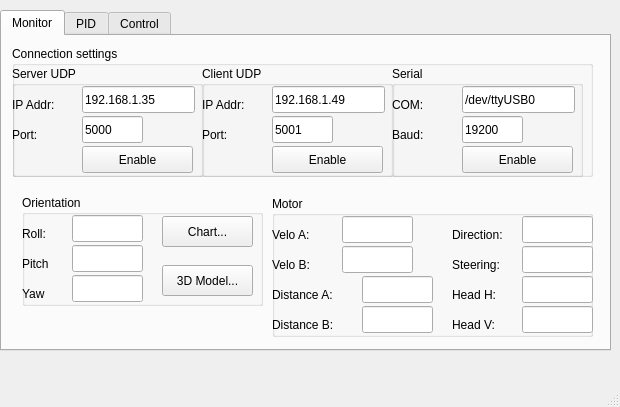
<?xml version="1.0" encoding="UTF-8"?>
<ui version="4.0">
 <class>MainWindow</class>
 <widget class="QMainWindow" name="MainWindow">
  <property name="geometry">
   <rect>
    <x>0</x>
    <y>0</y>
    <width>620</width>
    <height>407</height>
   </rect>
  </property>
  <property name="windowTitle">
   <string>Wifi Monitor</string>
  </property>
  <widget class="QWidget" name="centralwidget">
   <widget class="QTabWidget" name="tabWidget">
    <property name="enabled">
     <bool>true</bool>
    </property>
    <property name="geometry">
     <rect>
      <x>0</x>
      <y>10</y>
      <width>611</width>
      <height>341</height>
     </rect>
    </property>
    <property name="contextMenuPolicy">
     <enum>Qt::DefaultContextMenu</enum>
    </property>
    <property name="autoFillBackground">
     <bool>false</bool>
    </property>
    <property name="currentIndex">
     <number>0</number>
    </property>
    <widget class="QWidget" name="tab">
     <attribute name="title">
      <string>Monitor</string>
     </attribute>
     <widget class="QGroupBox" name="groupBox">
      <property name="geometry">
       <rect>
        <x>10</x>
        <y>10</y>
        <width>581</width>
        <height>131</height>
       </rect>
      </property>
      <property name="title">
       <string>Connection settings</string>
      </property>
      <widget class="QGroupBox" name="groupBox_2">
       <property name="geometry">
        <rect>
         <x>0</x>
         <y>20</y>
         <width>191</width>
         <height>111</height>
        </rect>
       </property>
       <property name="title">
        <string>Server UDP</string>
       </property>
       <widget class="QLabel" name="label">
        <property name="geometry">
         <rect>
          <x>0</x>
          <y>30</y>
          <width>67</width>
          <height>17</height>
         </rect>
        </property>
        <property name="text">
         <string>IP Addr:</string>
        </property>
       </widget>
       <widget class="QLabel" name="label_2">
        <property name="geometry">
         <rect>
          <x>0</x>
          <y>60</y>
          <width>67</width>
          <height>17</height>
         </rect>
        </property>
        <property name="text">
         <string>Port:</string>
        </property>
       </widget>
       <widget class="QLineEdit" name="lineEdit_IP_server">
        <property name="geometry">
         <rect>
          <x>70</x>
          <y>20</y>
          <width>113</width>
          <height>27</height>
         </rect>
        </property>
        <property name="text">
         <string>192.168.1.35</string>
        </property>
       </widget>
       <widget class="QLineEdit" name="lineEdit_port_server">
        <property name="geometry">
         <rect>
          <x>70</x>
          <y>50</y>
          <width>61</width>
          <height>27</height>
         </rect>
        </property>
        <property name="text">
         <string>5000</string>
        </property>
       </widget>
       <widget class="QPushButton" name="pushButton_en_server">
        <property name="geometry">
         <rect>
          <x>70</x>
          <y>80</y>
          <width>111</width>
          <height>27</height>
         </rect>
        </property>
        <property name="text">
         <string>Enable</string>
        </property>
       </widget>
      </widget>
      <widget class="QGroupBox" name="groupBox_3">
       <property name="geometry">
        <rect>
         <x>190</x>
         <y>20</y>
         <width>191</width>
         <height>111</height>
        </rect>
       </property>
       <property name="title">
        <string>Client UDP</string>
       </property>
       <widget class="QLabel" name="label_3">
        <property name="geometry">
         <rect>
          <x>0</x>
          <y>30</y>
          <width>67</width>
          <height>17</height>
         </rect>
        </property>
        <property name="text">
         <string>IP Addr:</string>
        </property>
       </widget>
       <widget class="QLabel" name="label_4">
        <property name="geometry">
         <rect>
          <x>0</x>
          <y>60</y>
          <width>67</width>
          <height>17</height>
         </rect>
        </property>
        <property name="text">
         <string>Port:</string>
        </property>
       </widget>
       <widget class="QLineEdit" name="lineEdit_ip_client">
        <property name="geometry">
         <rect>
          <x>70</x>
          <y>20</y>
          <width>113</width>
          <height>27</height>
         </rect>
        </property>
        <property name="text">
         <string>192.168.1.49</string>
        </property>
       </widget>
       <widget class="QLineEdit" name="lineEdit_port_client">
        <property name="geometry">
         <rect>
          <x>70</x>
          <y>50</y>
          <width>61</width>
          <height>27</height>
         </rect>
        </property>
        <property name="text">
         <string>5001</string>
        </property>
       </widget>
       <widget class="QPushButton" name="pushButton_en_client">
        <property name="geometry">
         <rect>
          <x>70</x>
          <y>80</y>
          <width>111</width>
          <height>27</height>
         </rect>
        </property>
        <property name="text">
         <string>Enable</string>
        </property>
       </widget>
      </widget>
      <widget class="QGroupBox" name="groupBox_12">
       <property name="geometry">
        <rect>
         <x>380</x>
         <y>20</y>
         <width>191</width>
         <height>111</height>
        </rect>
       </property>
       <property name="title">
        <string>Serial</string>
       </property>
       <widget class="QLabel" name="label_23">
        <property name="geometry">
         <rect>
          <x>0</x>
          <y>30</y>
          <width>67</width>
          <height>17</height>
         </rect>
        </property>
        <property name="text">
         <string>COM:</string>
        </property>
       </widget>
       <widget class="QLabel" name="label_24">
        <property name="geometry">
         <rect>
          <x>0</x>
          <y>60</y>
          <width>67</width>
          <height>17</height>
         </rect>
        </property>
        <property name="text">
         <string>Baud:</string>
        </property>
       </widget>
       <widget class="QLineEdit" name="lineEdit_serial_com">
        <property name="geometry">
         <rect>
          <x>70</x>
          <y>20</y>
          <width>113</width>
          <height>27</height>
         </rect>
        </property>
        <property name="text">
         <string>/dev/ttyUSB0</string>
        </property>
       </widget>
       <widget class="QLineEdit" name="lineEdit_serial_baud">
        <property name="geometry">
         <rect>
          <x>70</x>
          <y>50</y>
          <width>61</width>
          <height>27</height>
         </rect>
        </property>
        <property name="text">
         <string>19200</string>
        </property>
       </widget>
       <widget class="QPushButton" name="pushButton_en_serial">
        <property name="geometry">
         <rect>
          <x>70</x>
          <y>80</y>
          <width>111</width>
          <height>27</height>
         </rect>
        </property>
        <property name="text">
         <string>Enable</string>
        </property>
       </widget>
      </widget>
     </widget>
     <widget class="QGroupBox" name="groupBox_4">
      <property name="geometry">
       <rect>
        <x>20</x>
        <y>159</y>
        <width>241</width>
        <height>111</height>
       </rect>
      </property>
      <property name="title">
       <string>Orientation</string>
      </property>
      <widget class="QLabel" name="label_5">
       <property name="geometry">
        <rect>
         <x>0</x>
         <y>30</y>
         <width>67</width>
         <height>17</height>
        </rect>
       </property>
       <property name="text">
        <string>Roll:</string>
       </property>
      </widget>
      <widget class="QLineEdit" name="lineEdit_roll">
       <property name="geometry">
        <rect>
         <x>50</x>
         <y>20</y>
         <width>71</width>
         <height>27</height>
        </rect>
       </property>
      </widget>
      <widget class="QLineEdit" name="lineEdit_pitch">
       <property name="geometry">
        <rect>
         <x>50</x>
         <y>50</y>
         <width>71</width>
         <height>27</height>
        </rect>
       </property>
      </widget>
      <widget class="QLabel" name="label_6">
       <property name="geometry">
        <rect>
         <x>0</x>
         <y>60</y>
         <width>67</width>
         <height>17</height>
        </rect>
       </property>
       <property name="text">
        <string>Pitch</string>
       </property>
      </widget>
      <widget class="QLineEdit" name="lineEdit_yaw">
       <property name="geometry">
        <rect>
         <x>50</x>
         <y>80</y>
         <width>71</width>
         <height>27</height>
        </rect>
       </property>
      </widget>
      <widget class="QLabel" name="label_7">
       <property name="geometry">
        <rect>
         <x>0</x>
         <y>90</y>
         <width>67</width>
         <height>17</height>
        </rect>
       </property>
       <property name="text">
        <string>Yaw</string>
       </property>
      </widget>
      <widget class="QPushButton" name="pushButton_3d_model">
       <property name="geometry">
        <rect>
         <x>140</x>
         <y>70</y>
         <width>91</width>
         <height>31</height>
        </rect>
       </property>
       <property name="text">
        <string>3D Model...</string>
       </property>
      </widget>
     </widget>
     <widget class="QPushButton" name="pushButton_chart_orientation">
      <property name="geometry">
       <rect>
        <x>160</x>
        <y>180</y>
        <width>91</width>
        <height>31</height>
       </rect>
      </property>
      <property name="text">
       <string>Chart...</string>
      </property>
     </widget>
     <widget class="QGroupBox" name="groupBox_5">
      <property name="geometry">
       <rect>
        <x>270</x>
        <y>160</y>
        <width>321</width>
        <height>141</height>
       </rect>
      </property>
      <property name="title">
       <string>Motor</string>
      </property>
      <widget class="QLabel" name="label_8">
       <property name="geometry">
        <rect>
         <x>0</x>
         <y>30</y>
         <width>67</width>
         <height>17</height>
        </rect>
       </property>
       <property name="text">
        <string>Velo A:</string>
       </property>
      </widget>
      <widget class="QLineEdit" name="lineEdit_velocA">
       <property name="geometry">
        <rect>
         <x>70</x>
         <y>20</y>
         <width>71</width>
         <height>27</height>
        </rect>
       </property>
      </widget>
      <widget class="QLineEdit" name="lineEdit_velocB">
       <property name="geometry">
        <rect>
         <x>70</x>
         <y>50</y>
         <width>71</width>
         <height>27</height>
        </rect>
       </property>
      </widget>
      <widget class="QLabel" name="label_9">
       <property name="geometry">
        <rect>
         <x>0</x>
         <y>60</y>
         <width>67</width>
         <height>17</height>
        </rect>
       </property>
       <property name="text">
        <string>Velo B:</string>
       </property>
      </widget>
      <widget class="QLineEdit" name="lineEdit_direction">
       <property name="geometry">
        <rect>
         <x>250</x>
         <y>20</y>
         <width>71</width>
         <height>27</height>
        </rect>
       </property>
      </widget>
      <widget class="QLabel" name="label_10">
       <property name="geometry">
        <rect>
         <x>180</x>
         <y>30</y>
         <width>67</width>
         <height>17</height>
        </rect>
       </property>
       <property name="text">
        <string>Direction:</string>
       </property>
      </widget>
      <widget class="QLabel" name="label_25">
       <property name="geometry">
        <rect>
         <x>180</x>
         <y>60</y>
         <width>67</width>
         <height>17</height>
        </rect>
       </property>
       <property name="text">
        <string>Steering:</string>
       </property>
      </widget>
      <widget class="QLineEdit" name="lineEdit_steering">
       <property name="geometry">
        <rect>
         <x>250</x>
         <y>50</y>
         <width>71</width>
         <height>27</height>
        </rect>
       </property>
      </widget>
      <widget class="QLabel" name="label_11">
       <property name="geometry">
        <rect>
         <x>0</x>
         <y>90</y>
         <width>81</width>
         <height>17</height>
        </rect>
       </property>
       <property name="text">
        <string>Distance A:</string>
       </property>
      </widget>
      <widget class="QLineEdit" name="lineEdit_distanceB">
       <property name="geometry">
        <rect>
         <x>90</x>
         <y>110</y>
         <width>71</width>
         <height>27</height>
        </rect>
       </property>
      </widget>
      <widget class="QLineEdit" name="lineEdit_distanceA">
       <property name="geometry">
        <rect>
         <x>90</x>
         <y>80</y>
         <width>71</width>
         <height>27</height>
        </rect>
       </property>
      </widget>
      <widget class="QLabel" name="label_12">
       <property name="geometry">
        <rect>
         <x>0</x>
         <y>120</y>
         <width>81</width>
         <height>17</height>
        </rect>
       </property>
       <property name="text">
        <string>Distance B:</string>
       </property>
      </widget>
      <widget class="QLabel" name="label_28">
       <property name="geometry">
        <rect>
         <x>180</x>
         <y>90</y>
         <width>67</width>
         <height>17</height>
        </rect>
       </property>
       <property name="text">
        <string>Head H:</string>
       </property>
      </widget>
      <widget class="QLabel" name="label_29">
       <property name="geometry">
        <rect>
         <x>180</x>
         <y>120</y>
         <width>67</width>
         <height>17</height>
        </rect>
       </property>
       <property name="text">
        <string>Head V:</string>
       </property>
      </widget>
      <widget class="QLineEdit" name="lineEdit_panTilt_Vert">
       <property name="geometry">
        <rect>
         <x>250</x>
         <y>110</y>
         <width>71</width>
         <height>27</height>
        </rect>
       </property>
      </widget>
      <widget class="QLineEdit" name="lineEdit_panTilt_Horiz">
       <property name="geometry">
        <rect>
         <x>250</x>
         <y>80</y>
         <width>71</width>
         <height>27</height>
        </rect>
       </property>
      </widget>
     </widget>
    </widget>
    <widget class="QWidget" name="tab_2">
     <attribute name="title">
      <string>PID</string>
     </attribute>
     <widget class="QGroupBox" name="groupBox_7">
      <property name="geometry">
       <rect>
        <x>10</x>
        <y>10</y>
        <width>541</width>
        <height>151</height>
       </rect>
      </property>
      <property name="title">
       <string>Angle Control</string>
      </property>
      <widget class="QLabel" name="label_16">
       <property name="geometry">
        <rect>
         <x>310</x>
         <y>60</y>
         <width>141</width>
         <height>17</height>
        </rect>
       </property>
       <property name="text">
        <string>Setpoint correction:</string>
       </property>
      </widget>
      <widget class="QDoubleSpinBox" name="doubleSpinBox_angle_setpoint">
       <property name="geometry">
        <rect>
         <x>450</x>
         <y>50</y>
         <width>69</width>
         <height>27</height>
        </rect>
       </property>
       <property name="minimum">
        <double>-100.000000000000000</double>
       </property>
       <property name="singleStep">
        <double>0.500000000000000</double>
       </property>
      </widget>
      <widget class="QPushButton" name="pushButton_angle_zero">
       <property name="geometry">
        <rect>
         <x>460</x>
         <y>120</y>
         <width>61</width>
         <height>27</height>
        </rect>
       </property>
       <property name="text">
        <string>Zero</string>
       </property>
      </widget>
      <widget class="QPushButton" name="pushButton_angle_set">
       <property name="geometry">
        <rect>
         <x>390</x>
         <y>120</y>
         <width>61</width>
         <height>27</height>
        </rect>
       </property>
       <property name="text">
        <string>Set</string>
       </property>
      </widget>
      <widget class="QGroupBox" name="groupBox_11">
       <property name="geometry">
        <rect>
         <x>150</x>
         <y>20</y>
         <width>151</width>
         <height>121</height>
        </rect>
       </property>
       <property name="title">
        <string>Aggresive mode</string>
       </property>
       <widget class="QDoubleSpinBox" name="doubleSpinBox_angle_ki_Aggr">
        <property name="geometry">
         <rect>
          <x>70</x>
          <y>60</y>
          <width>69</width>
          <height>27</height>
         </rect>
        </property>
        <property name="singleStep">
         <double>0.100000000000000</double>
        </property>
       </widget>
       <widget class="QDoubleSpinBox" name="doubleSpinBox_angle_kp_Aggr">
        <property name="geometry">
         <rect>
          <x>70</x>
          <y>30</y>
          <width>69</width>
          <height>27</height>
         </rect>
        </property>
        <property name="decimals">
         <number>2</number>
        </property>
        <property name="singleStep">
         <double>0.500000000000000</double>
        </property>
       </widget>
       <widget class="QDoubleSpinBox" name="doubleSpinBox_angle_kd_Aggr">
        <property name="geometry">
         <rect>
          <x>70</x>
          <y>90</y>
          <width>69</width>
          <height>27</height>
         </rect>
        </property>
        <property name="singleStep">
         <double>0.100000000000000</double>
        </property>
       </widget>
       <widget class="QLabel" name="label_21">
        <property name="geometry">
         <rect>
          <x>10</x>
          <y>70</y>
          <width>67</width>
          <height>17</height>
         </rect>
        </property>
        <property name="text">
         <string>Ki Aggr:</string>
        </property>
       </widget>
       <widget class="QLabel" name="label_22">
        <property name="geometry">
         <rect>
          <x>10</x>
          <y>100</y>
          <width>67</width>
          <height>17</height>
         </rect>
        </property>
        <property name="text">
         <string>Kd Aggr:</string>
        </property>
       </widget>
       <widget class="QLabel" name="label_20">
        <property name="geometry">
         <rect>
          <x>10</x>
          <y>40</y>
          <width>67</width>
          <height>17</height>
         </rect>
        </property>
        <property name="text">
         <string>Kp Aggr:</string>
        </property>
       </widget>
      </widget>
      <widget class="QGroupBox" name="groupBox_14">
       <property name="geometry">
        <rect>
         <x>0</x>
         <y>20</y>
         <width>151</width>
         <height>131</height>
        </rect>
       </property>
       <property name="title">
        <string>Conservative mode</string>
       </property>
       <widget class="QDoubleSpinBox" name="doubleSpinBox_angle_kp">
        <property name="geometry">
         <rect>
          <x>70</x>
          <y>30</y>
          <width>69</width>
          <height>27</height>
         </rect>
        </property>
        <property name="decimals">
         <number>2</number>
        </property>
        <property name="singleStep">
         <double>0.500000000000000</double>
        </property>
       </widget>
       <widget class="QLabel" name="label_14">
        <property name="geometry">
         <rect>
          <x>10</x>
          <y>70</y>
          <width>67</width>
          <height>17</height>
         </rect>
        </property>
        <property name="text">
         <string>Ki Cons:</string>
        </property>
       </widget>
       <widget class="QDoubleSpinBox" name="doubleSpinBox_angle_kd">
        <property name="geometry">
         <rect>
          <x>70</x>
          <y>90</y>
          <width>69</width>
          <height>27</height>
         </rect>
        </property>
        <property name="singleStep">
         <double>0.100000000000000</double>
        </property>
       </widget>
       <widget class="QLabel" name="label_13">
        <property name="geometry">
         <rect>
          <x>10</x>
          <y>40</y>
          <width>67</width>
          <height>17</height>
         </rect>
        </property>
        <property name="text">
         <string>Kp Cons:</string>
        </property>
       </widget>
       <widget class="QDoubleSpinBox" name="doubleSpinBox_angle_ki">
        <property name="geometry">
         <rect>
          <x>70</x>
          <y>60</y>
          <width>69</width>
          <height>27</height>
         </rect>
        </property>
        <property name="singleStep">
         <double>0.100000000000000</double>
        </property>
       </widget>
       <widget class="QLabel" name="label_15">
        <property name="geometry">
         <rect>
          <x>10</x>
          <y>100</y>
          <width>67</width>
          <height>17</height>
         </rect>
        </property>
        <property name="text">
         <string>Kd Cons:</string>
        </property>
       </widget>
      </widget>
      <widget class="QDoubleSpinBox" name="doubleSpinBox_angle_max">
       <property name="geometry">
        <rect>
         <x>450</x>
         <y>80</y>
         <width>69</width>
         <height>27</height>
        </rect>
       </property>
       <property name="minimum">
        <double>-100.000000000000000</double>
       </property>
       <property name="singleStep">
        <double>0.500000000000000</double>
       </property>
      </widget>
      <widget class="QLabel" name="label_30">
       <property name="geometry">
        <rect>
         <x>310</x>
         <y>90</y>
         <width>141</width>
         <height>17</height>
        </rect>
       </property>
       <property name="text">
        <string>Max Incli. Angle:</string>
       </property>
      </widget>
     </widget>
     <widget class="QGroupBox" name="groupBox_8">
      <property name="geometry">
       <rect>
        <x>10</x>
        <y>160</y>
        <width>151</width>
        <height>151</height>
       </rect>
      </property>
      <property name="title">
       <string>Speed Control</string>
      </property>
      <widget class="QLabel" name="label_17">
       <property name="geometry">
        <rect>
         <x>0</x>
         <y>30</y>
         <width>67</width>
         <height>17</height>
        </rect>
       </property>
       <property name="text">
        <string>Kp:</string>
       </property>
      </widget>
      <widget class="QLabel" name="label_18">
       <property name="geometry">
        <rect>
         <x>0</x>
         <y>60</y>
         <width>67</width>
         <height>17</height>
        </rect>
       </property>
       <property name="text">
        <string>Ki:</string>
       </property>
      </widget>
      <widget class="QLabel" name="label_19">
       <property name="geometry">
        <rect>
         <x>0</x>
         <y>90</y>
         <width>67</width>
         <height>17</height>
        </rect>
       </property>
       <property name="text">
        <string>Kd:</string>
       </property>
      </widget>
      <widget class="QDoubleSpinBox" name="doubleSpinBox_speed_kp">
       <property name="geometry">
        <rect>
         <x>40</x>
         <y>20</y>
         <width>69</width>
         <height>27</height>
        </rect>
       </property>
       <property name="singleStep">
        <double>0.100000000000000</double>
       </property>
      </widget>
      <widget class="QDoubleSpinBox" name="doubleSpinBox_speed_ki">
       <property name="geometry">
        <rect>
         <x>40</x>
         <y>50</y>
         <width>69</width>
         <height>27</height>
        </rect>
       </property>
       <property name="singleStep">
        <double>0.100000000000000</double>
       </property>
      </widget>
      <widget class="QDoubleSpinBox" name="doubleSpinBox_speed_kd">
       <property name="geometry">
        <rect>
         <x>40</x>
         <y>80</y>
         <width>69</width>
         <height>27</height>
        </rect>
       </property>
       <property name="singleStep">
        <double>0.100000000000000</double>
       </property>
      </widget>
      <widget class="QPushButton" name="pushButton_speed_zero">
       <property name="geometry">
        <rect>
         <x>80</x>
         <y>110</y>
         <width>61</width>
         <height>27</height>
        </rect>
       </property>
       <property name="text">
        <string>Zero</string>
       </property>
      </widget>
      <widget class="QPushButton" name="pushButton_speed_set">
       <property name="geometry">
        <rect>
         <x>2</x>
         <y>110</y>
         <width>61</width>
         <height>27</height>
        </rect>
       </property>
       <property name="text">
        <string>Set</string>
       </property>
      </widget>
     </widget>
     <widget class="QGroupBox" name="groupBox_13">
      <property name="geometry">
       <rect>
        <x>180</x>
        <y>160</y>
        <width>141</width>
        <height>91</height>
       </rect>
      </property>
      <property name="title">
       <string>PID output</string>
      </property>
      <widget class="QLabel" name="label_26">
       <property name="geometry">
        <rect>
         <x>0</x>
         <y>30</y>
         <width>67</width>
         <height>17</height>
        </rect>
       </property>
       <property name="text">
        <string>Speed:</string>
       </property>
      </widget>
      <widget class="QLineEdit" name="lineEdit_pid_out_speed">
       <property name="geometry">
        <rect>
         <x>70</x>
         <y>20</y>
         <width>71</width>
         <height>27</height>
        </rect>
       </property>
      </widget>
      <widget class="QLineEdit" name="lineEdit_pid_out_angle">
       <property name="geometry">
        <rect>
         <x>70</x>
         <y>50</y>
         <width>71</width>
         <height>27</height>
        </rect>
       </property>
      </widget>
      <widget class="QLabel" name="label_27">
       <property name="geometry">
        <rect>
         <x>0</x>
         <y>60</y>
         <width>67</width>
         <height>17</height>
        </rect>
       </property>
       <property name="text">
        <string>Angle:</string>
       </property>
      </widget>
     </widget>
     <widget class="QGroupBox" name="groupBox_9">
      <property name="geometry">
       <rect>
        <x>340</x>
        <y>160</y>
        <width>251</width>
        <height>91</height>
       </rect>
      </property>
      <property name="title">
       <string>Chart</string>
      </property>
      <widget class="QCheckBox" name="checkBox_angle_out">
       <property name="geometry">
        <rect>
         <x>0</x>
         <y>30</y>
         <width>121</width>
         <height>22</height>
        </rect>
       </property>
       <property name="text">
        <string>Angle output</string>
       </property>
      </widget>
      <widget class="QCheckBox" name="checkBox_speed_out">
       <property name="geometry">
        <rect>
         <x>0</x>
         <y>60</y>
         <width>121</width>
         <height>22</height>
        </rect>
       </property>
       <property name="text">
        <string>Speed output</string>
       </property>
      </widget>
      <widget class="QPushButton" name="pushButton_chart_pid">
       <property name="geometry">
        <rect>
         <x>130</x>
         <y>40</y>
         <width>91</width>
         <height>31</height>
        </rect>
       </property>
       <property name="text">
        <string>Plot</string>
       </property>
      </widget>
     </widget>
     <widget class="QLineEdit" name="lineEdit_pitch_tab_PID">
      <property name="geometry">
       <rect>
        <x>250</x>
        <y>270</y>
        <width>71</width>
        <height>27</height>
       </rect>
      </property>
     </widget>
     <widget class="QLabel" name="label_31">
      <property name="geometry">
       <rect>
        <x>180</x>
        <y>280</y>
        <width>67</width>
        <height>17</height>
       </rect>
      </property>
      <property name="text">
       <string>Pitch</string>
      </property>
     </widget>
    </widget>
    <widget class="QWidget" name="tab_3">
     <attribute name="title">
      <string>Control</string>
     </attribute>
     <widget class="QGroupBox" name="groupBox_10">
      <property name="geometry">
       <rect>
        <x>10</x>
        <y>10</y>
        <width>251</width>
        <height>211</height>
       </rect>
      </property>
      <property name="title">
       <string>Commands</string>
      </property>
      <widget class="QCheckBox" name="checkBox_en_arduino">
       <property name="geometry">
        <rect>
         <x>0</x>
         <y>30</y>
         <width>141</width>
         <height>22</height>
        </rect>
       </property>
       <property name="text">
        <string>Enable Arduino</string>
       </property>
      </widget>
      <widget class="QCheckBox" name="checkBox_en_cv">
       <property name="geometry">
        <rect>
         <x>0</x>
         <y>60</y>
         <width>191</width>
         <height>22</height>
        </rect>
       </property>
       <property name="text">
        <string>Enable Computer Vision</string>
       </property>
      </widget>
      <widget class="QPushButton" name="pushButton_control_set">
       <property name="geometry">
        <rect>
         <x>150</x>
         <y>170</y>
         <width>91</width>
         <height>31</height>
        </rect>
       </property>
       <property name="text">
        <string>Set</string>
       </property>
      </widget>
     </widget>
    </widget>
   </widget>
  </widget>
  <widget class="QMenuBar" name="menubar">
   <property name="geometry">
    <rect>
     <x>0</x>
     <y>0</y>
     <width>620</width>
     <height>25</height>
    </rect>
   </property>
  </widget>
  <widget class="QStatusBar" name="statusbar"/>
 </widget>
 <resources/>
 <connections/>
</ui>
